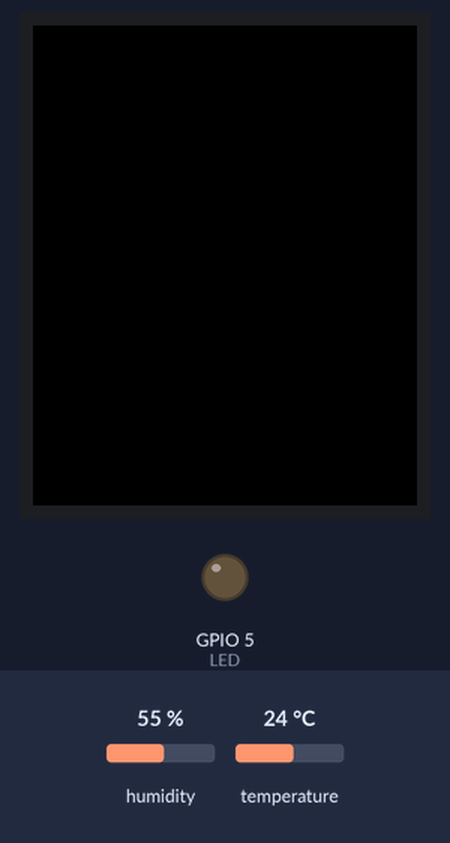
The sketch below on a simulated ESP32. On the bench: 128×160 colour display, output pins drawn as LEDs (lit = HIGH). Inputs (shaded band) come from the test bench; at power-on: humidity 55 %, temperature 24 °C. What the sketch prints to the serial monitor is not drawn.

Above: at 1.3 s.
1.4 s: humidity set to 22 %
At 11.2 s:
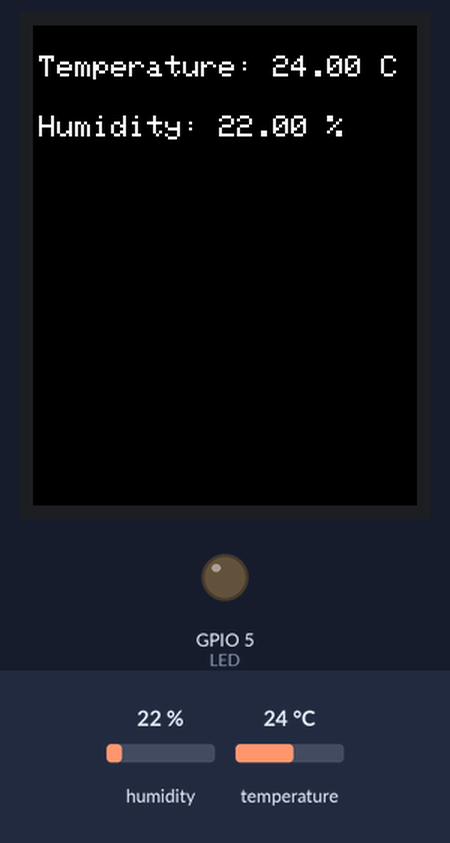
16.2 s: temperature set to 12 °C
At 21.2 s:
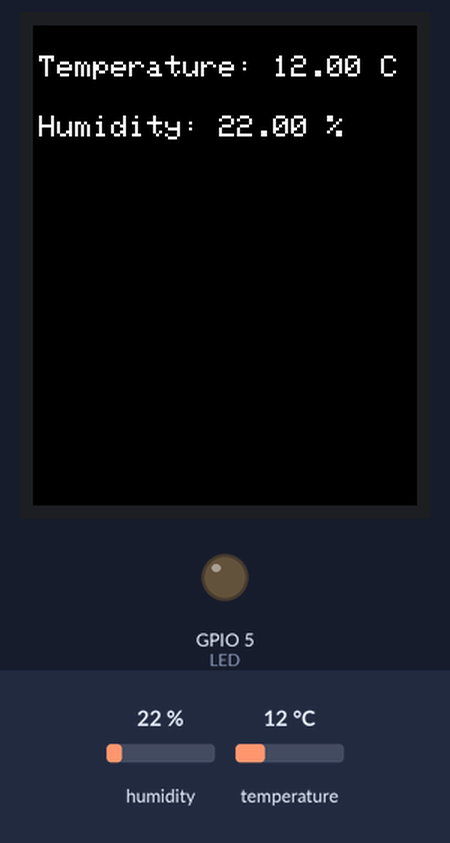
31.0 s: humidity set to 40 %
At 41.2 s:
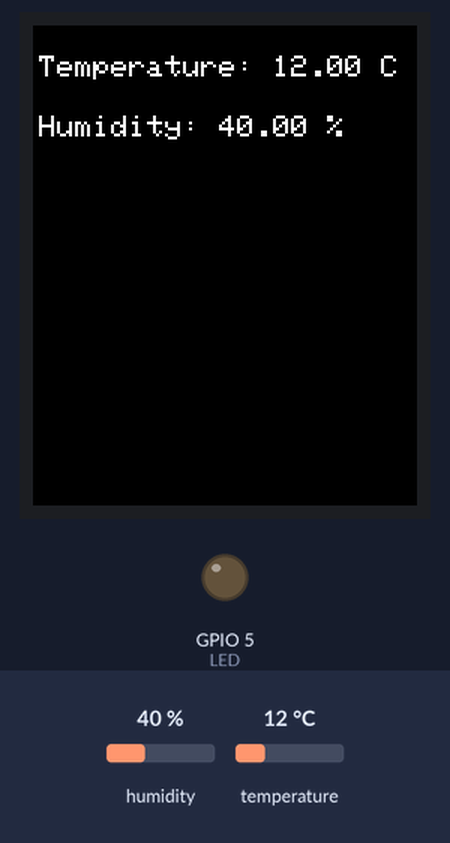
45.8 s: temperature set to 19 °C
At 50.09 s:
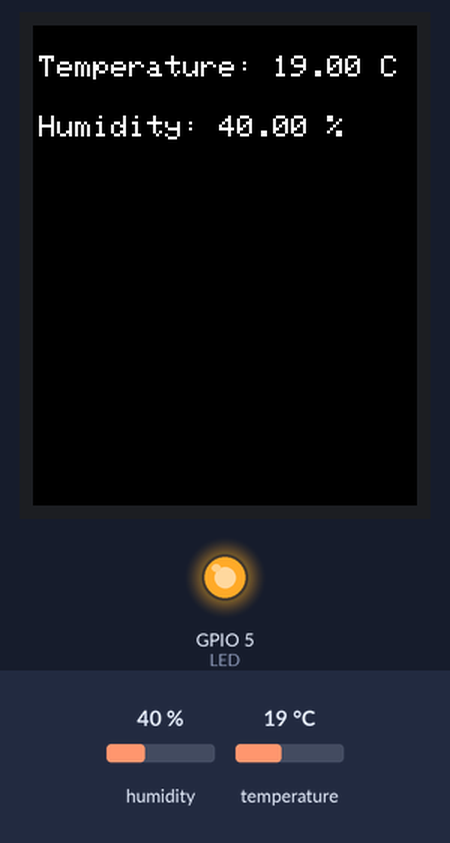
Timing chart, 0 to 61.6 s (numbered marks = the images above; inputs shaded):
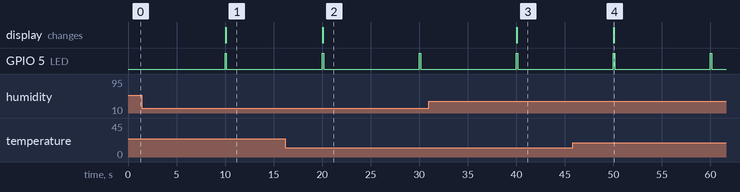

Measured:
- after the input at 1.4 s, the display: changes after 8.6 s (image 1)
- after the input at 16.2 s, the display: changes after 3.8 s (image 2)
- after the input at 31.0 s, the display: changes after 9.0 s (image 3)
- after the input at 45.8 s, the display: changes after 4.2 s (image 4)
- by itself, GPIO 5 (LED): alternates HIGH for 0.15 s and LOW for 9.9 s

The sketch:

3.DHT_Timer_TFT.ino
```cpp
#include <Adafruit_GFX.h>    // Core graphics library
#include <Adafruit_ST7735.h> // Hardware-specific library for ST7735
#include <SPI.h>             // For SPI communication
#include "DHT.h"
#define INTERVAL_MS 10 * 1000 // in milliseconds
#define DHT11PIN 4
#define LED 5
#define INTERVAL_MS 10 * 1000
#define TFT_CS    13 // Chip Select pin
#define TFT_DC    14  // Data/Command pin
#define TFT_RST   12  // Reset pin

// Above THREE pins are user defined. Can be altered
// GPIO18 is connected to SCK (SPI Clock Pin)
// GPIO23 is connected to SDA (SPI MOSI Pin)

Adafruit_ST7735 tft = Adafruit_ST7735(TFT_CS, TFT_DC, TFT_RST);
DHT dht(DHT11PIN, DHT11);
volatile bool readDHT = false; // Flag to trigger DHT reading in loop
hw_timer_t *My_timer = NULL;
void IRAM_ATTR onTimer(){
  readDHT=true;
}
void setup() {
  My_timer = timerBegin(0, 80,  true); // counter 0, prescalar = 80, count UP=true
  timerAttachInterrupt(My_timer, &onTimer,true); // Attach timer interrupt with service routine
  timerAlarmWrite(My_timer, INTERVAL_MS*1000, true);// set the timer interval
  timerAlarmEnable(My_timer);
  Serial.begin(9600);  /* Start the DHT11 Sensor */
  dht.begin();
  pinMode(LED, OUTPUT);
  digitalWrite(LED,0);
  tft.initR(INITR_BLACKTAB); // Initialize ST7735S in black tab mode
  tft.fillScreen(ST7735_BLACK); // Fill screen with black
  tft.setTextColor(ST7735_WHITE); // Set text color
  tft.setTextSize(1); // Set text size
  tft.fillScreen(ST7735_BLACK); // Fill screen with black
}
void loop() {
  // LED will blink independent of the code here
if(readDHT) {
  readDHT=false;
  digitalWrite(LED,1);
  float humi = dht.readHumidity();
  float temp = dht.readTemperature();
  Serial.println("Temperature: "+ String(temp) + " °C");
  tft.fillScreen(ST7735_BLACK); // Fill screen with black
  tft.setCursor(2, 10); // Set text cursor position
  tft.print("Temperature: "+ String(temp) + " C"); // Display Temperature
  Serial.println("Humidity: " + String(humi) + " %");
  tft.setCursor(2, 30); // Set text cursor position
  tft.print("Humidity: " + String(humi) + " %"); // Display Humidity
  delay(100);
  digitalWrite(LED,0);

}

}
```
